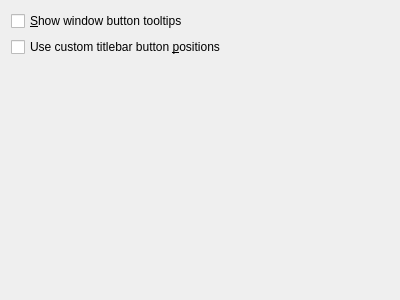
<?xml version="1.0" encoding="UTF-8"?>
<ui version="4.0">
 <class>KWinDecorationButtonsConfigForm</class>
 <widget class="QWidget" name="KWinDecorationButtonsConfigForm">
  <property name="geometry">
   <rect>
    <x>0</x>
    <y>0</y>
    <width>400</width>
    <height>300</height>
   </rect>
  </property>
  <property name="windowTitle">
   <string>Form</string>
  </property>
  <layout class="QVBoxLayout" name="verticalLayout">
   <item>
    <widget class="QCheckBox" name="showToolTipsCheckBox">
     <property name="whatsThis">
      <string>Enabling this checkbox will show window button tooltips. If this checkbox is off, no window button tooltips will be shown.</string>
     </property>
     <property name="text">
      <string>&amp;Show window button tooltips</string>
     </property>
    </widget>
   </item>
   <item>
    <widget class="QCheckBox" name="useCustomButtonPositionsCheckBox">
     <property name="whatsThis">
      <string>The appropriate settings can be found in the &quot;Buttons&quot; Tab; please note that this option is not available on all styles yet.</string>
     </property>
     <property name="text">
      <string>Use custom titlebar button &amp;positions</string>
     </property>
    </widget>
   </item>
   <item>
    <widget class="KWin::ButtonPositionWidget" name="buttonPositionWidget" native="true"/>
   </item>
  </layout>
 </widget>
 <customwidgets>
  <customwidget>
   <class>KWin::ButtonPositionWidget</class>
   <extends>QWidget</extends>
   <header>buttons.h</header>
   <container>1</container>
  </customwidget>
 </customwidgets>
 <resources/>
 <connections/>
</ui>
